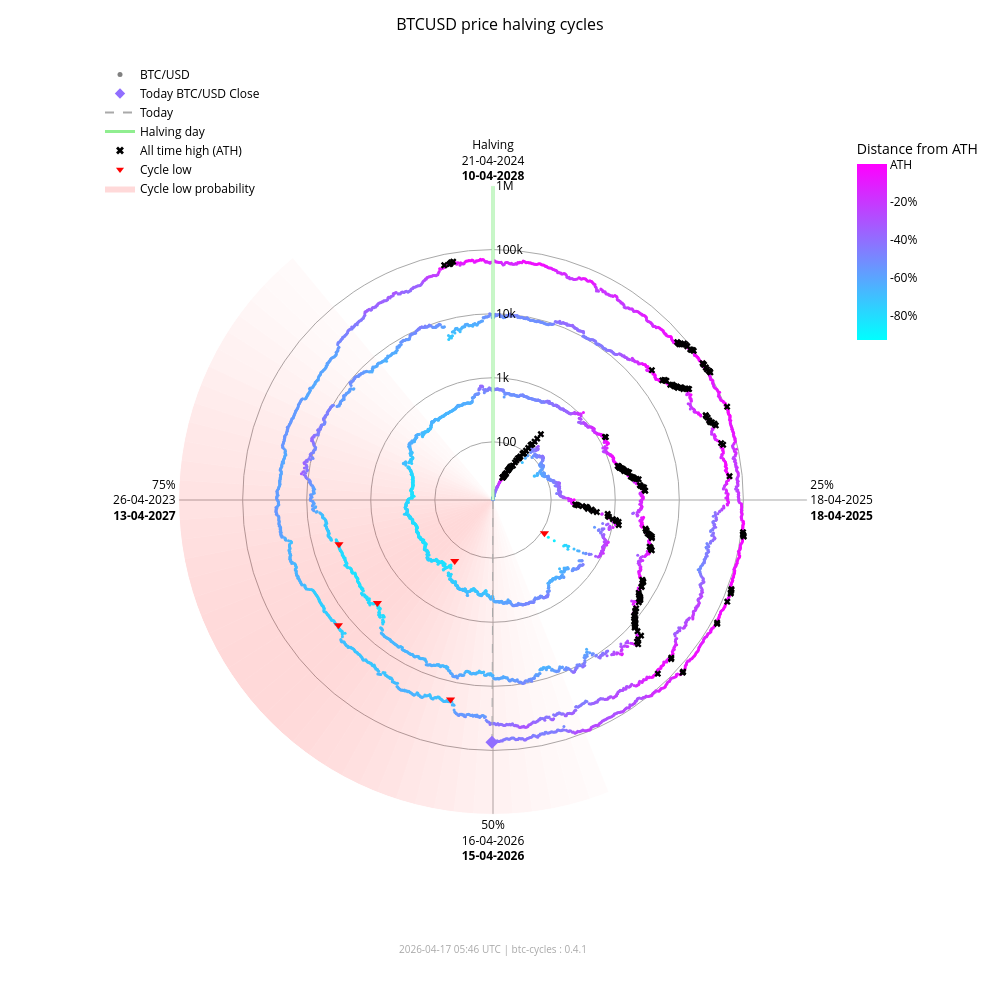

Notebook code cell kept with this figure:
### Markdown cell above
### Interactive chart (plotly)

### Code cell
fig_interactive = btc.plot(
    kind="interactive",
    from_date="2012-11-28",
)
# plotly config for interactivity
config = {"scrollZoom": True, "displayModeBar": True}
# display in notebook
fig_interactive.show(config=config)

### Figure 1 — Plotly figure (JSON) as saved in the notebook; plotly's stock layout.template omitted (floating-point values rounded to 4 significant figures; data arrays with more than 128 entries replaced by an {"elided": "..."} marker saying what was removed)
{"data": [{"fill": "toself", "fillcolor": "rgba(255,0,0,0.017168280509461755)", "hoverinfo": "skip", "line": {"width": 0}, "mode": "lines", "r": [12.35, 1000000, 1000000, 12.35, 12.35], "showlegend": false, "theta": [158.4, 158.4, 162.0, 162.0, 158.4], "type": "scatterpolar"}, {"fill": "toself", "fillcolor": "rgba(255,0,0,0.022114794501891175)", "hoverinfo": "skip", "line": {"width": 0}, "mode": "lines", "r": [12.35, 1000000, 1000000, 12.35, 12.35], "showlegend": false, "theta": [162.0, 162.0, 165.6, 165.6, 162.0], "type": "scatterpolar"}, {"fill": "toself", "fillcolor": "rgba(255,0,0,0.02790404259511669)", "hoverinfo": "skip", "line": {"width": 0}, "mode": "lines", "r": [12.35, 1000000, 1000000, 12.35, 12.35], "showlegend": false, "theta": [165.6, 165.6, 169.2, 169.2, 165.6], "type": "scatterpolar"}, {"fill": "toself", "fillcolor": "rgba(255,0,0,0.034518294852420334)", "hoverinfo": "skip", "line": {"width": 0}, "mode": "lines", "r": [12.35, 1000000, 1000000, 12.35, 12.35], "showlegend": false, "theta": [169.2, 169.2, 172.8, 172.8, 169.2], "type": "scatterpolar"}, {"fill": "toself", "fillcolor": "rgba(255,0,0,0.041901979682821514)", "hoverinfo": "skip", "line": {"width": 0}, "mode": "lines", "r": [12.35, 1000000, 1000000, 12.35, 12.35], "showlegend": false, "theta": [172.8, 172.8, 176.4, 176.4, 172.8], "type": "scatterpolar"}, {"fill": "toself", "fillcolor": "rgba(255,0,0,0.04996405861294358)", "hoverinfo": "skip", "line": {"width": 0}, "mode": "lines", "r": [12.35, 1000000, 1000000, 12.35, 12.35], "showlegend": false, "theta": [176.4, 176.4, 180.0, 180.0, 176.4], "type": "scatterpolar"}, {"fill": "toself", "fillcolor": "rgba(255,0,0,0.05858349692240514)", "hoverinfo": "skip", "line": {"width": 0}, "mode": "lines", "r": [12.35, 1000000, 1000000, 12.35, 12.35], "showlegend": false, "theta": [180.0, 180.0, 183.6, 183.6, 180.0], "type": "scatterpolar"}, {"fill": "toself", "fillcolor": "rgba(255,0,0,0.06761662035375064)", "hoverinfo": "skip", "line": {"width": 0}, "mode": "lines", "r": [12.35, 1000000, 1000000, 12.35, 12.35], "showlegend": false, "theta": [183.6, 183.6, 187.2, 187.2, 183.6], "type": "scatterpolar"}, {"fill": "toself", "fillcolor": "rgba(255,0,0,0.07690481219944661)", "hoverinfo": "skip", "line": {"width": 0}, "mode": "lines", "r": [12.35, 1000000, 1000000, 12.35, 12.35], "showlegend": false, "theta": [187.2, 187.2, 190.8, 190.8, 187.2], "type": "scatterpolar"}, {"fill": "toself", "fillcolor": "rgba(255,0,0,0.08628112000611096)", "hoverinfo": "skip", "line": {"width": 0}, "mode": "lines", "r": [12.35, 1000000, 1000000, 12.35, 12.35], "showlegend": false, "theta": [190.8, 190.8, 194.4, 194.4, 190.8], "type": "scatterpolar"}, {"fill": "toself", "fillcolor": "rgba(255,0,0,0.09557490841018089)", "hoverinfo": "skip", "line": {"width": 0}, "mode": "lines", "r": [12.35, 1000000, 1000000, 12.35, 12.35], "showlegend": false, "theta": [194.4, 194.4, 198.0, 198.0, 194.4], "type": "scatterpolar"}, {"fill": "toself", "fillcolor": "rgba(255,0,0,0.10461455782963762)", "hoverinfo": "skip", "line": {"width": 0}, "mode": "lines", "r": [12.35, 1000000, 1000000, 12.35, 12.35], "showlegend": false, "theta": [198.0, 198.0, 201.6, 201.6, 198.0], "type": "scatterpolar"}, {"fill": "toself", "fillcolor": "rgba(255,0,0,0.11322908719652829)", "hoverinfo": "skip", "line": {"width": 0}, "mode": "lines", "r": [12.35, 1000000, 1000000, 12.35, 12.35], "showlegend": false, "theta": [201.6, 201.6, 205.2, 205.2, 201.6], "type": "scatterpolar"}, {"fill": "toself", "fillcolor": "rgba(255,0,0,0.12125015337052986)", "hoverinfo": "skip", "line": {"width": 0}, "mode": "lines", "r": [12.35, 1000000, 1000000, 12.35, 12.35], "showlegend": false, "theta": [205.2, 205.2, 208.8, 208.8, 205.2], "type": "scatterpolar"}, {"fill": "toself", "fillcolor": "rgba(255,0,0,0.12851590515331976)", "hoverinfo": "skip", "line": {"width": 0}, "mode": "lines", "r": [12.35, 1000000, 1000000, 12.35, 12.35], "showlegend": false, "theta": [208.8, 208.8, 212.4, 212.4, 208.8], "type": "scatterpolar"}, {"fill": "toself", "fillcolor": "rgba(255,0,0,0.13487757461161184)", "hoverinfo": "skip", "line": {"width": 0}, "mode": "lines", "r": [12.35, 1000000, 1000000, 12.35, 12.35], "showlegend": false, "theta": [212.4, 212.4, 216.0, 216.0, 212.4], "type": "scatterpolar"}, {"fill": "toself", "fillcolor": "rgba(255,0,0,0.14020862181849592)", "hoverinfo": "skip", "line": {"width": 0}, "mode": "lines", "r": [12.35, 1000000, 1000000, 12.35, 12.35], "showlegend": false, "theta": [216.0, 216.0, 219.6, 219.6, 216.0], "type": "scatterpolar"}, {"fill": "toself", "fillcolor": "rgba(255,0,0,0.14441504950654527)", "hoverinfo": "skip", "line": {"width": 0}, "mode": "lines", "r": [12.35, 1000000, 1000000, 12.35, 12.35], "showlegend": false, "theta": [219.6, 219.6, 223.2, 223.2, 219.6], "type": "scatterpolar"}, {"fill": "toself", "fillcolor": "rgba(255,0,0,0.14744459351271713)", "hoverinfo": "skip", "line": {"width": 0}, "mode": "lines", "r": [12.35, 1000000, 1000000, 12.35, 12.35], "showlegend": false, "theta": [223.2, 223.2, 226.8, 226.8, 223.2], "type": "scatterpolar"}, {"fill": "toself", "fillcolor": "rgba(255,0,0,0.14929223192296423)", "hoverinfo": "skip", "line": {"width": 0}, "mode": "lines", "r": [12.35, 1000000, 1000000, 12.35, 12.35], "showlegend": false, "theta": [226.8, 226.8, 230.4, 230.4, 226.8], "type": "scatterpolar"}, {"fill": "toself", "fillcolor": "rgba(255,0,0,0.15)", "hoverinfo": "skip", "line": {"width": 0}, "mode": "lines", "r": [12.35, 1000000, 1000000, 12.35, 12.35], "showlegend": false, "theta": [230.4, 230.4, 234.0, 234.0, 230.4], "type": "scatterpolar"}, {"fill": "toself", "fillcolor": "rgba(255,0,0,0.14965033825231114)", "hoverinfo": "skip", "line": {"width": 0}, "mode": "lines", "r": [12.35, 1000000, 1000000, 12.35, 12.35], "showlegend": false, "theta": [234.0, 234.0, 237.6, 237.6, 234.0], "type": "scatterpolar"}, {"fill": "toself", "fillcolor": "rgba(255,0,0,0.14835378057909807)", "hoverinfo": "skip", "line": {"width": 0}, "mode": "lines", "r": [12.35, 1000000, 1000000, 12.35, 12.35], "showlegend": false, "theta": [237.6, 237.6, 241.2, 241.2, 237.6], "type": "scatterpolar"}, {"fill": "toself", "fillcolor": "rgba(255,0,0,0.14623322283554635)", "hoverinfo": "skip", "line": {"width": 0}, "mode": "lines", "r": [12.35, 1000000, 1000000, 12.35, 12.35], "showlegend": false, "theta": [241.2, 241.2, 244.8, 244.8, 241.2], "type": "scatterpolar"}, {"fill": "toself", "fillcolor": "rgba(255,0,0,0.1434078538226231)", "hoverinfo": "skip", "line": {"width": 0}, "mode": "lines", "r": [12.35, 1000000, 1000000, 12.35, 12.35], "showlegend": false, "theta": [244.8, 244.8, 248.4, 248.4, 244.8], "type": "scatterpolar"}, {"fill": "toself", "fillcolor": "rgba(255,0,0,0.13997983179373427)", "hoverinfo": "skip", "line": {"width": 0}, "mode": "lines", "r": [12.35, 1000000, 1000000, 12.35, 12.35], "showlegend": false, "theta": [248.4, 248.4, 252.0, 252.0, 248.4], "type": "scatterpolar"}, {"fill": "toself", "fillcolor": "rgba(255,0,0,0.13602598258454268)", "hoverinfo": "skip", "line": {"width": 0}, "mode": "lines", "r": [12.35, 1000000, 1000000, 12.35, 12.35], "showlegend": false, "theta": [252.0, 252.0, 255.6, 255.6, 252.0], "type": "scatterpolar"}, {"fill": "toself", "fillcolor": "rgba(255,0,0,0.13159547355344953)", "hoverinfo": "skip", "line": {"width": 0}, "mode": "lines", "r": [12.35, 1000000, 1000000, 12.35, 12.35], "showlegend": false, "theta": [255.6, 255.6, 259.2, 259.2, 255.6], "type": "scatterpolar"}, {"fill": "toself", "fillcolor": "rgba(255,0,0,0.12671301775492697)", "hoverinfo": "skip", "line": {"width": 0}, "mode": "lines", "r": [12.35, 1000000, 1000000, 12.35, 12.35], "showlegend": false, "theta": [259.2, 259.2, 262.8, 262.8, 259.2], "type": "scatterpolar"}, {"fill": "toself", "fillcolor": "rgba(255,0,0,0.12138610149219965)", "hoverinfo": "skip", "line": {"width": 0}, "mode": "lines", "r": [12.35, 1000000, 1000000, 12.35, 12.35], "showlegend": false, "theta": [262.8, 262.8, 266.4, 266.4, 262.8], "type": "scatterpolar"}, {"fill": "toself", "fillcolor": "rgba(255,0,0,0.1156142551644921)", "hoverinfo": "skip", "line": {"width": 0}, "mode": "lines", "r": [12.35, 1000000, 1000000, 12.35, 12.35], "showlegend": false, "theta": [266.4, 266.4, 270.0, 270.0, 266.4], "type": "scatterpolar"}, {"fill": "toself", "fillcolor": "rgba(255,0,0,0.10939851441251548)", "hoverinfo": "skip", "line": {"width": 0}, "mode": "lines", "r": [12.35, 1000000, 1000000, 12.35, 12.35], "showlegend": false, "theta": [270.0, 270.0, 273.6, 273.6, 270.0], "type": "scatterpolar"}, {"fill": "toself", "fillcolor": "rgba(255,0,0,0.10274974912946185)", "hoverinfo": "skip", "line": {"width": 0}, "mode": "lines", "r": [12.35, 1000000, 1000000, 12.35, 12.35], "showlegend": false, "theta": [273.6, 273.6, 277.2, 277.2, 273.6], "type": "scatterpolar"}, {"fill": "toself", "fillcolor": "rgba(255,0,0,0.09569517349791425)", "hoverinfo": "skip", "line": {"width": 0}, "mode": "lines", "r": [12.35, 1000000, 1000000, 12.35, 12.35], "showlegend": false, "theta": [277.2, 277.2, 280.8, 280.8, 277.2], "type": "scatterpolar"}, {"fill": "toself", "fillcolor": "rgba(255,0,0,0.08828282625646727)", "hoverinfo": "skip", "line": {"width": 0}, "mode": "lines", "r": [12.35, 1000000, 1000000, 12.35, 12.35], "showlegend": false, "theta": [280.8, 280.8, 284.4, 284.4, 280.8], "type": "scatterpolar"}, {"fill": "toself", "fillcolor": "rgba(255,0,0,0.08058400018765345)", "hoverinfo": "skip", "line": {"width": 0}, "mode": "lines", "r": [12.35, 1000000, 1000000, 12.35, 12.35], "showlegend": false, "theta": [284.4, 284.4, 288.0, 288.0, 284.4], "type": "scatterpolar"}, {"fill": "toself", "fillcolor": "rgba(255,0,0,0.07269354608292704)", "hoverinfo": "skip", "line": {"width": 0}, "mode": "lines", "r": [12.35, 1000000, 1000000, 12.35, 12.35], "showlegend": false, "theta": [288.0, 288.0, 291.6, 291.6, 288.0], "type": "scatterpolar"}, {"fill": "toself", "fillcolor": "rgba(255,0,0,0.06472784449068783)", "hoverinfo": "skip", "line": {"width": 0}, "mode": "lines", "r": [12.35, 1000000, 1000000, 12.35, 12.35], "showlegend": false, "theta": [291.6, 291.6, 295.2, 295.2, 291.6], "type": "scatterpolar"}, {"fill": "toself", "fillcolor": "rgba(255,0,0,0.05682021976743955)", "hoverinfo": "skip", "line": {"width": 0}, "mode": "lines", "r": [12.35, 1000000, 1000000, 12.35, 12.35], "showlegend": false, "theta": [295.2, 295.2, 298.8, 298.8, 295.2], "type": "scatterpolar"}, {"fill": "toself", "fillcolor": "rgba(255,0,0,0.04911378436707333)", "hoverinfo": "skip", "line": {"width": 0}, "mode": "lines", "r": [12.35, 1000000, 1000000, 12.35, 12.35], "showlegend": false, "theta": [298.8, 298.8, 302.4, 302.4, 298.8], "type": "scatterpolar"}, {"fill": "toself", "fillcolor": "rgba(255,0,0,0.04175213714896469)", "hoverinfo": "skip", "line": {"width": 0}, "mode": "lines", "r": [12.35, 1000000, 1000000, 12.35, 12.35], "showlegend": false, "theta": [302.4, 302.4, 306.0, 306.0, 302.4], "type": "scatterpolar"}, {"fill": "toself", "fillcolor": "rgba(255,0,0,0.034868865657538876)", "hoverinfo": "skip", "line": {"width": 0}, "mode": "lines", "r": [12.35, 1000000, 1000000, 12.35, 12.35], "showlegend": false, "theta": [306.0, 306.0, 309.6, 309.6, 306.0], "type": "scatterpolar"}, {"fill": "toself", "fillcolor": "rgba(255,0,0,0.02857722515334582)", "hoverinfo": "skip", "line": {"width": 0}, "mode": "lines", "r": [12.35, 1000000, 1000000, 12.35, 12.35], "showlegend": false, "theta": [309.6, 309.6, 313.2, 313.2, 309.6], "type": "scatterpolar"}, {"fill": "toself", "fillcolor": "rgba(255,0,0,0.022961515313555197)", "hoverinfo": "skip", "line": {"width": 0}, "mode": "lines", "r": [12.35, 1000000, 1000000, 12.35, 12.35], "showlegend": false, "theta": [313.2, 313.2, 316.8, 316.8, 313.2], "type": "scatterpolar"}, {"fill": "toself", "fillcolor": "rgba(255,0,0,0.01807146942917362)", "hoverinfo": "skip", "line": {"width": 0}, "mode": "lines", "r": [12.35, 1000000, 1000000, 12.35, 12.35], "showlegend": false, "theta": [316.8, 316.8, 320.4, 320.4, 316.8], "type": "scatterpolar"}, {"hoverinfo": "text", "marker": {"color": {"elided": "4889 str values"}, "size": 3}, "mode": "markers", "r": {"elided": "4889 float values"}, "showlegend": false, "text": {"elided": "4889 str values"}, "theta": {"elided": "4889 float values"}, "type": "scatterpolar"}, {"hoverinfo": "skip", "line": {"color": "lightgreen", "width": 3}, "mode": "lines", "r": [12.35, 1000000], "showlegend": false, "theta": [0, 0], "type": "scatterpolar"}, {"hoverinfo": "skip", "line": {"color": "darkgrey", "dash": "dash", "width": 1}, "mode": "lines", "r": [12.35, 74680.0], "showlegend": false, "theta": [180.2, 180.2], "type": "scatterpolar"}, {"hoverinfo": "text", "marker": {"color": "#916eff", "size": 10, "symbol": "diamond"}, "mode": "markers", "r": [74680.0], "showlegend": false, "text": ["Today<br>Date: 2026-04-17<br>Price: $74,680.03"], "theta": [180.2], "type": "scatterpolar"}, {"hoverinfo": "text", "marker": {"color": "black", "size": 6, "symbol": "x"}, "mode": "markers", "r": {"elided": "195 float values"}, "showlegend": false, "text": {"elided": "195 str values"}, "theta": {"elided": "195 float values"}, "type": "scatterpolar"}, {"hoverinfo": "text", "marker": {"color": "red", "size": 8, "symbol": "triangle-down"}, "mode": "markers", "r": [111.6, 164.9, 3233.0, 3925.0, 18950.0, 15760.0], "showlegend": false, "text": ["Cycle Low<br>Date: 2014-02-21<br>Price: $111.56<br>ATH distance: -91.0%", "Cycle Low<br>Date: 2015-01-14<br>Price: $164.92<br>ATH distance: -86.7%", "Cycle Low<br>Date: 2018-12-15<br>Price: $3,232.51<br>ATH distance: -83.3%", "Cycle Low<br>Date: 2019-03-25<br>Price: $3,924.55<br>ATH distance: -79.7%", "Cycle Low<br>Date: 2022-06-18<br>Price: $18,954.25<br>ATH distance: -71.9%", "Cycle Low<br>Date: 2022-11-21<br>Price: $15,760.19<br>ATH distance: -76.7%"], "theta": [122.8, 212.1, 228.3, 254.0, 192.0, 231.0], "type": "scatterpolar"}, {"marker": {"color": "grey", "size": 5}, "mode": "markers", "name": "BTC/USD", "r": [null], "theta": [null], "type": "scatterpolar"}, {"marker": {"color": "#916eff", "size": 8, "symbol": "diamond"}, "mode": "markers", "name": "Today BTC/USD Close", "r": [null], "theta": [null], "type": "scatterpolar"}, {"line": {"color": "darkgrey", "dash": "dash"}, "mode": "lines", "name": "Today", "r": [null], "theta": [null], "type": "scatterpolar"}, {"line": {"color": "lightgreen", "width": 3}, "mode": "lines", "name": "Halving day", "r": [null], "theta": [null], "type": "scatterpolar"}, {"marker": {"color": "black", "size": 7, "symbol": "x"}, "mode": "markers", "name": "All time high (ATH)", "r": [null], "theta": [null], "type": "scatterpolar"}, {"marker": {"color": "red", "size": 7, "symbol": "triangle-down"}, "mode": "markers", "name": "Cycle low", "r": [null], "theta": [null], "type": "scatterpolar"}, {"fill": "toself", "fillcolor": "rgba(255,0,0,0.15)", "line": {"width": 0}, "mode": "lines", "name": "Cycle low probability", "r": [null], "theta": [null], "type": "scatterpolar"}, {"hoverinfo": "skip", "marker": {"cmax": 0, "cmin": -0.9307, "color": [0], "colorbar": {"len": 0.25, "ticktext": ["ATH", "-20%", "-40%", "-60%", "-80%", "-100%"], "tickvals": [0, -0.2, -0.4, -0.6, -0.8, -1.0], "title": {"text": "Distance from ATH"}, "x": 0.95, "y": 0.92, "yanchor": "top"}, "colorscale": {"elided": "256x2 mixed values"}, "showscale": true, "size": 0}, "mode": "markers", "r": [null], "showlegend": false, "theta": [null], "type": "scatterpolar"}], "layout": {"annotations": [{"font": {"color": "darkgrey", "size": 10}, "showarrow": false, "text": "2026-04-17 05:46 UTC | btc-cycles : 0.4.1", "x": 0.5, "xref": "paper", "y": -0.02, "yref": "paper"}], "font": {"color": "black"}, "height": 1000, "legend": {"bgcolor": "rgba(0,0,0,0)", "font": {"color": "black"}, "x": 0.0, "y": 1.0}, "margin": {"b": 60, "l": 100, "r": 80, "t": 60}, "paper_bgcolor": "white", "plot_bgcolor": "white", "polar": {"angularaxis": {"color": "black", "direction": "clockwise", "gridcolor": "darkgrey", "rotation": 90, "ticktext": ["Halving<br>21-04-2024<br><b>10-04-2028</b>", "25%<br>18-04-2025<br><b>18-04-2025</b>", "50%<br>16-04-2026<br><b>15-04-2026</b>", "75%<br>26-04-2023<br><b>13-04-2027</b>"], "tickvals": [0, 90, 180, 270]}, "bgcolor": "white", "domain": {"x": [0.1, 0.9], "y": [0.05, 0.95]}, "radialaxis": {"angle": 90, "color": "black", "gridcolor": "darkgrey", "range": [1.092, 6.0], "tickangle": 90, "ticktext": ["100", "1k", "10k", "100k", "1M"], "tickvals": [100, 1000, 10000, 100000, 1000000], "type": "log"}}, "title": {"font": {"color": "black", "size": 16}, "text": "BTCUSD price halving cycles", "x": 0.5}, "width": 1000}}
